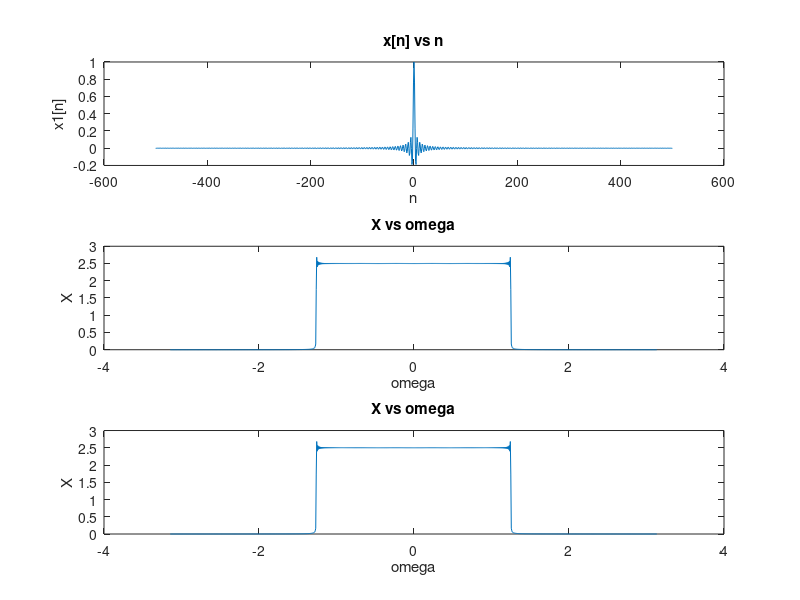
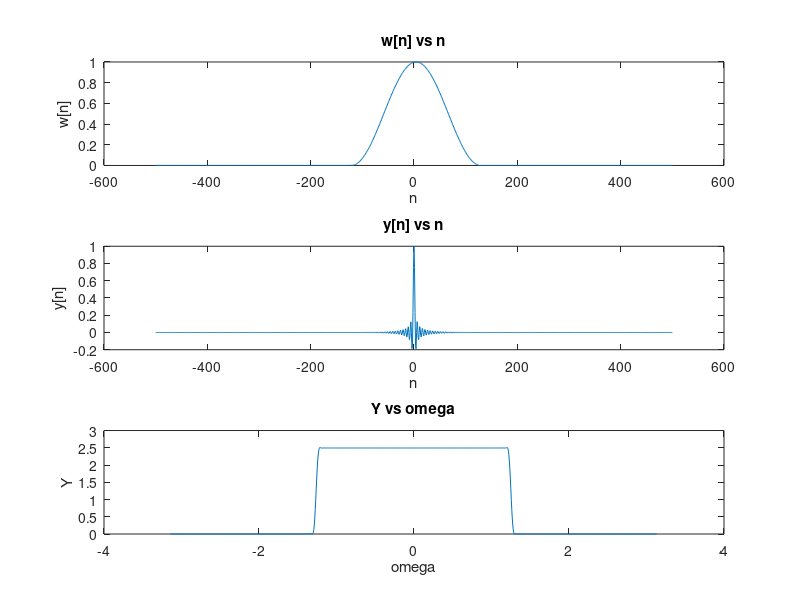

Source code (MATLAB) for these figures, in order:
%(a)
for i = 1:1001
    x1(i) = sin(2*pi*(i-501)/5)/(2*pi*(i-501)/5);
end
x1(501)=1;
n = -500:500;
figure;
subplot(3,1,1);
plot (n,x1);
title('x[n] vs n');
xlabel('n');
ylabel('x1[n]');

%(b)

X1 = fft(x1);
X1 = fftshift(X1);
for i = 1:1001
    omega(i) = 2*pi*(i-502)/1001;
end
subplot(3,1,2);
plot (omega,abs(X1));
title('X vs omega');
xlabel('omega');
ylabel('X');

%(c)
X11 = zeros(1,1001);
for k = 1:1001
    for n = 1:1001
        X11(k) = X11(k)+x1(n)*exp((-j*2*pi*(n-1)*(k-1)/1001));
    end
end
X11 = fftshift(X11);
subplot(3,1,3);
plot (omega,abs(X11));
title('X vs omega');
xlabel('omega');
ylabel('X');

%(d)
w = zeros(1,1001);
for n = 376:626
w(n) = (1+cos(2*pi*abs((n/5-501)/50)))/2;
end
n2 = -500:500;
figure;
subplot(3,1,1);
plot (n2,w);
title('w[n] vs n');
xlabel('n');
ylabel('w[n]');

%(e)
for n = 1:1001
    y(n) = x1(n)*w(n);
end
subplot(3,1,2);
plot (n2,y);
title('y[n] vs n'); 
xlabel('n');
ylabel('y[n]');

%(f)
Y = fft(y);
Y = fftshift(Y);
subplot(3,1,3);
plot (omega,abs(Y));
title('Y vs omega');
xlabel('omega');
ylabel('Y');
